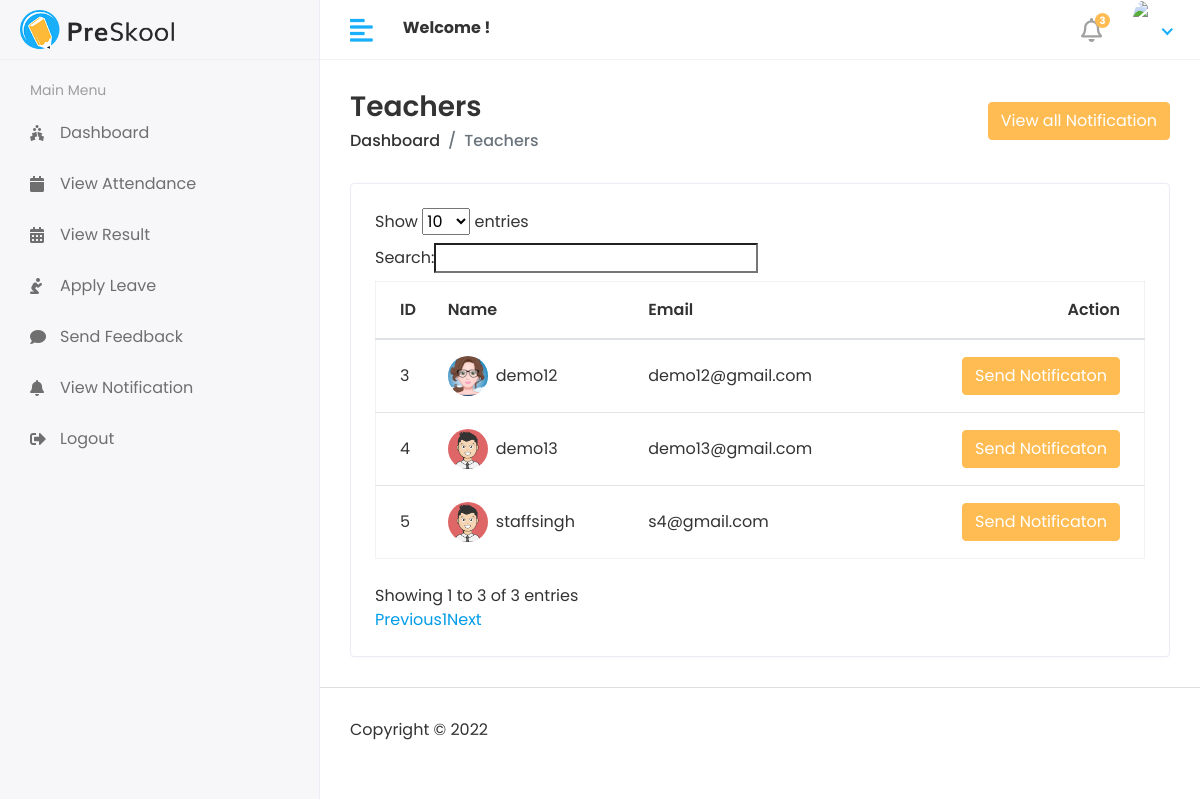
Before: //Hod/staff/send/notification with the older database file.
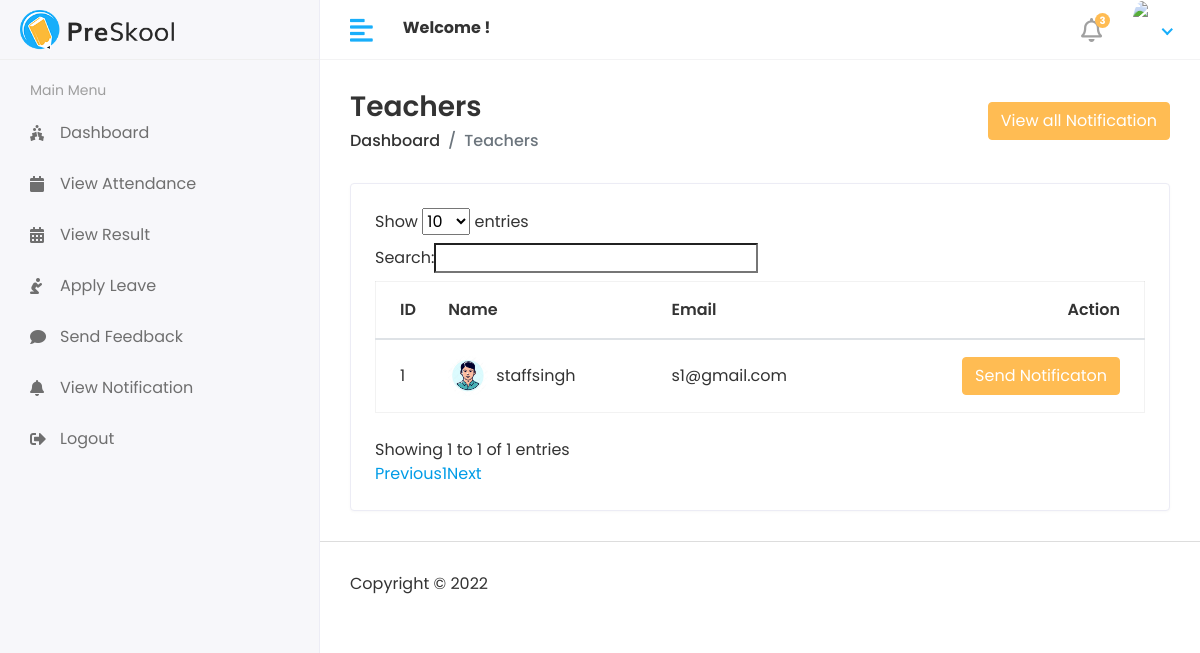
After: the same page with the newer database file.
### app/models.py (models this page shows)
class Staff(models.Model):
    admin = models.OneToOneField(Customuser,on_delete = models.CASCADE)
    staff_gender = models.CharField(max_length=10)
    staff_dob = models.DateField(auto_now_add=False)
    staff_mobile_no = models.CharField(blank=False,max_length=10)
    staff_joining_date = models.DateField(auto_now_add=True)
    staff_qualification = models.CharField(max_length=100)
    staff_experience = models.CharField(max_length=10)
    staff_address = models.TextField(null=True)
    created_at = models.DateTimeField(auto_now_add = True)
    updated_at = models.DateTimeField(auto_now_add=True)
    def __str__(self):
        return self.admin.username

class Customuser(AbstractUser):
    USER ={
        (1,'HOD'),
        (2,'STAFF'),
        (3,'STUDENT'),
    }
    user_type = models.CharField(choices=USER,max_length=50,default=1)
    profile_pic = models.ImageField(upload_to='uploads/profile_pic/')

### HOD/views.py (the view)
# urls.py: path("staff/send/notification",staffsendnotification,name="sendnotification"),
def staffsendnotification(request):
    staff = Staff.objects.all()
    text = StaffNotification.objects.all()
    context ={
        'staff':staff,
        'text':text
    }
    return render(request,'HOD/send_staff_notification.html',context)

### templates/HOD/send_staff_notification.html (shortened to what this page needs)
{% extends "main/base.html" %}
{% block body %}
<div class="content container-fluid">
    <div class="page-header">
       <div class="row align-items-center">
          <div class="col">
             <h3 class="page-title">Teachers</h3>
             <ul class="breadcrumb">
                <li class="breadcrumb-item"><a href="{% url 'hodpage' %}">Dashboard</a></li>
                <li class="breadcrumb-item active">Teachers</li>
             </ul>
          </div>
          <div class="col-auto text-right float-right ml-auto">
            <button type="button" class="btn btn-primary" data-toggle="modal" data-target="#exampleModalCenter">
                View all Notification
              </button>
          </div>
       </div>
    </div>
    <div class="row">
       <div class="col-sm-12">
          <div class="card card-table">
             <div class="card-body">
                <div class="table-responsive">
                   <table id="table_id" class="table table-hover table-center mb-0 ">
                      <thead>
                         <tr>
                            <th>ID</th>
                            <th>Name</th>
                            <th>Email</th>
                            <th class="text-right">Action</th>
                         </tr>
                      </thead>
                      <tbody>
                          {% for staff in staff %}
                         <tr>
                             <td>{{staff.id}}</td>
                            <td>
                               <h2 class="table-avatar">
                                  <a href="#" class="avatar avatar-sm mr-2"><img class="avatar-img rounded-circle" src={{staff.admin.profile_pic.url}} alt="User Image"></a>
                                  <a href="#">{{staff}}</a>
                               </h2>
                            </td>
                            <td>{{staff.admin.email}}</td>
                            <td class="text-right">
                               <div class="actions">
                                      <button type="button" class="btn btn-primary" data-toggle="modal" data-target="#sendnotificationModal-{{forloop.counter}}">
                                    Send Notificaton
                                  </button>
                               </div>
                            </td>
                         </tr>
                         {% endfor %}
                        </tbody>
                   </table>
                </div>
             </div>
          </div>
       </div>
    </div>
 </div>
{% endblock body %}

Changed rows visible on the page:
removed Staff: id "3", admin.profile_pic (picture), admin.username "demo12", admin.email "demo12@gmail.com"
removed Staff: id "4", admin.profile_pic (picture), admin.username "demo13", admin.email "demo13@gmail.com"
removed Staff: id "5", admin.profile_pic (picture), admin.username "staffsingh", admin.email "s4@gmail.com"
added Staff: id "1", admin.profile_pic (placeholder picture), admin.username "staffsingh", admin.email "s1@gmail.com"
Other visible differences:
text written by a page script: "Show entries Search: Showing 1 to 3 of 3 entries Previous 1 Next" → "Show entries Search: Showing 1 to 1 of 1 entries Previous 1 Next"
